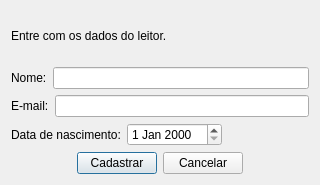
<?xml version="1.0" encoding="UTF-8"?>
<ui version="4.0">
 <class>NewReaderForm</class>
 <widget class="QDialog" name="NewReaderForm">
  <property name="geometry">
   <rect>
    <x>0</x>
    <y>0</y>
    <width>320</width>
    <height>185</height>
   </rect>
  </property>
  <property name="windowTitle">
   <string>Dialog</string>
  </property>
  <layout class="QVBoxLayout" name="verticalLayout">
   <item>
    <widget class="QLabel" name="newReaderLabel">
     <property name="text">
      <string>Entre com os dados do leitor.</string>
     </property>
    </widget>
   </item>
   <item>
    <layout class="QHBoxLayout" name="horizontalLayout">
     <item>
      <widget class="QLabel" name="nameLabel">
       <property name="text">
        <string>Nome:</string>
       </property>
       <property name="buddy">
        <cstring>nameEdit</cstring>
       </property>
      </widget>
     </item>
     <item>
      <widget class="QLineEdit" name="nameEdit"/>
     </item>
    </layout>
   </item>
   <item>
    <layout class="QHBoxLayout" name="horizontalLayout_2">
     <item>
      <widget class="QLabel" name="emailLabel">
       <property name="text">
        <string>E-mail:</string>
       </property>
       <property name="buddy">
        <cstring>emailEdit</cstring>
       </property>
      </widget>
     </item>
     <item>
      <widget class="QLineEdit" name="emailEdit"/>
     </item>
    </layout>
   </item>
   <item>
    <layout class="QHBoxLayout" name="horizontalLayout_3">
     <item>
      <widget class="QLabel" name="birthdateLabel">
       <property name="text">
        <string>Data de nascimento:</string>
       </property>
       <property name="buddy">
        <cstring>birthdateEdit</cstring>
       </property>
      </widget>
     </item>
     <item>
      <widget class="QDateEdit" name="birthdateEdit"/>
     </item>
     <item>
      <spacer name="horizontalSpacer">
       <property name="orientation">
        <enum>Qt::Horizontal</enum>
       </property>
       <property name="sizeHint" stdset="0">
        <size>
         <width>40</width>
         <height>20</height>
        </size>
       </property>
      </spacer>
     </item>
    </layout>
   </item>
   <item>
    <layout class="QHBoxLayout" name="horizontalLayout_4">
     <item>
      <spacer name="horizontalSpacer_2">
       <property name="orientation">
        <enum>Qt::Horizontal</enum>
       </property>
       <property name="sizeHint" stdset="0">
        <size>
         <width>40</width>
         <height>20</height>
        </size>
       </property>
      </spacer>
     </item>
     <item>
      <widget class="QPushButton" name="saveButton">
       <property name="text">
        <string>Cadastrar</string>
       </property>
      </widget>
     </item>
     <item>
      <widget class="QPushButton" name="cancelButton">
       <property name="text">
        <string>Cancelar</string>
       </property>
      </widget>
     </item>
     <item>
      <spacer name="horizontalSpacer_3">
       <property name="orientation">
        <enum>Qt::Horizontal</enum>
       </property>
       <property name="sizeHint" stdset="0">
        <size>
         <width>40</width>
         <height>20</height>
        </size>
       </property>
      </spacer>
     </item>
    </layout>
   </item>
  </layout>
 </widget>
 <resources/>
 <connections>
  <connection>
   <sender>cancelButton</sender>
   <signal>clicked()</signal>
   <receiver>NewReaderForm</receiver>
   <slot>close()</slot>
   <hints>
    <hint type="sourcelabel">
     <x>230</x>
     <y>160</y>
    </hint>
    <hint type="destinationlabel">
     <x>293</x>
     <y>152</y>
    </hint>
   </hints>
  </connection>
 </connections>
</ui>
